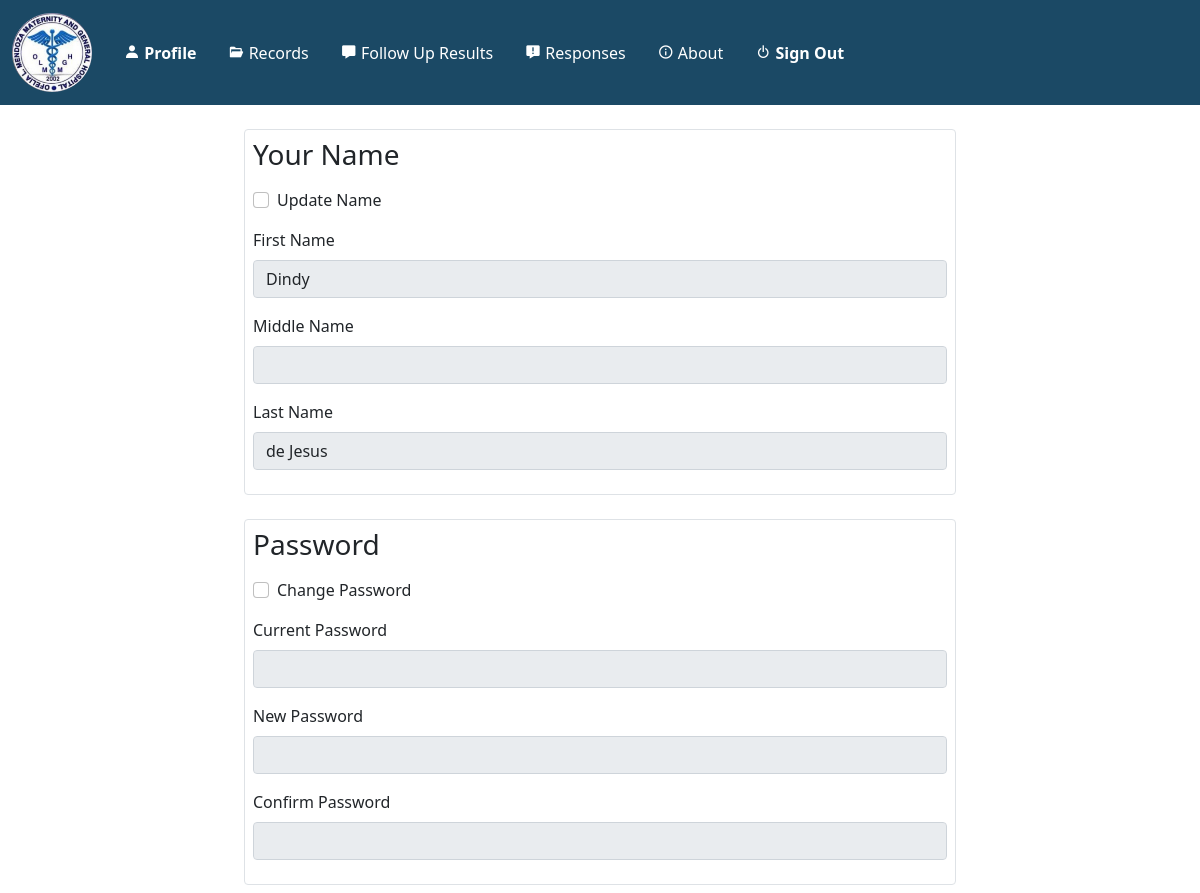
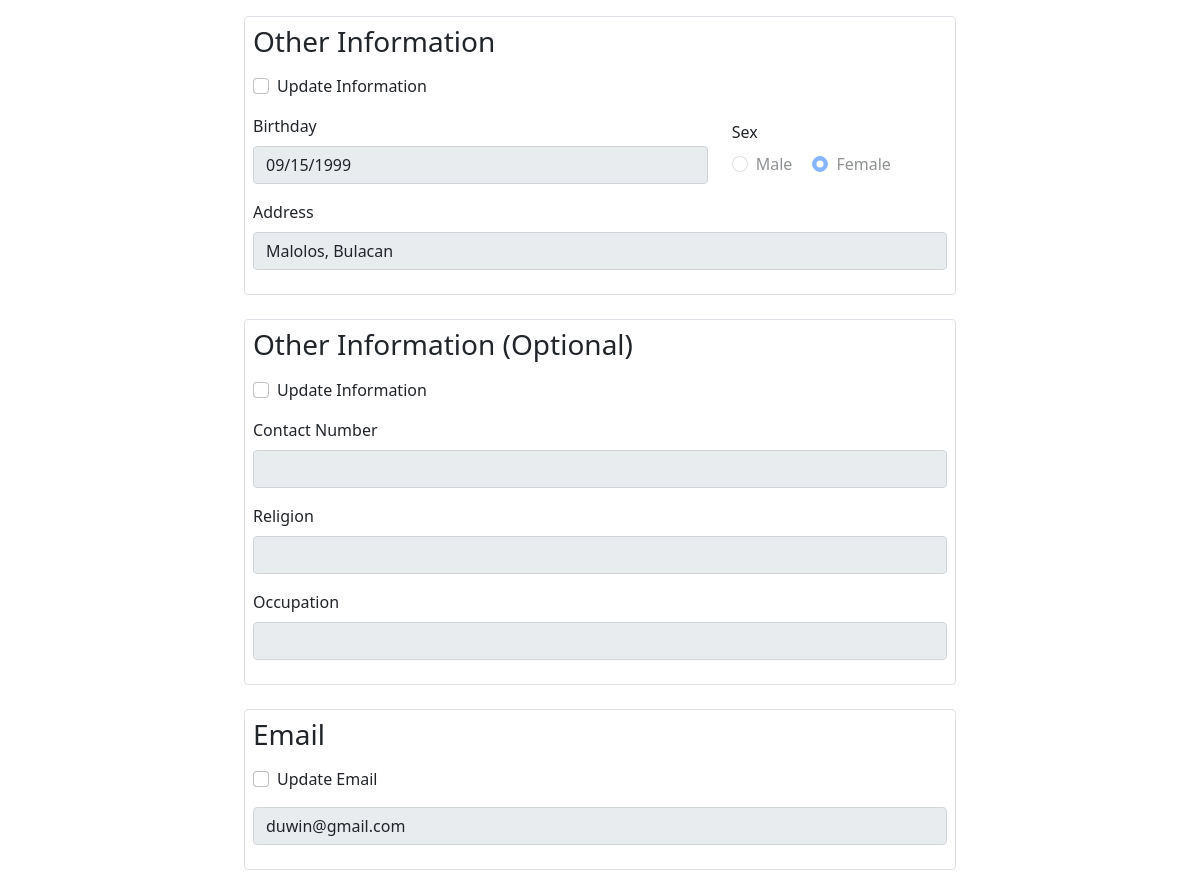
Screenshot of /patient_website/profile/patient_profile.php (signed in) with the database file from the repository (2 pictures, top to bottom).
### tables this page shows
CREATE TABLE `tbl_patients` (
  `patient_id` int(30) NOT NULL,
  `username` varchar(60) NOT NULL,
  `password` varchar(60) NOT NULL,
  `first_name` varchar(50) NOT NULL,
  `middle_name` varchar(50) DEFAULT NULL,
  `last_name` varchar(50) NOT NULL,
  `contact_no` varchar(20) NOT NULL,
  `email` varchar(60) DEFAULT NULL,
  `sex` varchar(10) NOT NULL,
  `religion` varchar(30) DEFAULT NULL,
  `address` varchar(150) NOT NULL,
  `birthdate` varchar(30) NOT NULL,
  `occupation` varchar(30) DEFAULT NULL,
  `status` varchar(255) NOT NULL,
  `record_status` varchar(255) NOT NULL,
  `date_added` date DEFAULT NULL,
  `time_added` time DEFAULT NULL,
  `pass_status` varchar(20) NOT NULL DEFAULT 'default'
);

### patient_website/profile/patient_profile.php (the view, shortened to what this page needs)
<!DOCTYPE html>
<html lang="en">
<head>
  <link href="https://cdn.jsdelivr.net/npm/bootstrap@5.0.2/dist/css/bootstrap.min.css" rel="stylesheet">
  <link rel="stylesheet" href="patient_profile.css">
  <link rel="stylesheet" href="../nav/patient_header.css">
   <link href='https://unpkg.com/boxicons@2.0.9/css/boxicons.min.css' rel='stylesheet'>
</head>
<body>
  <?php include_once '../nav/patient_header.php' ?>
  <?php
    include_once '../dbconn.php';
    if(isset($_SESSION['PATIENT_ID'])){
        $id = $_SESSION['PATIENT_ID'];
        $stmt = $connection->prepare("SELECT * FROM tbl_patients where patient_id = ?");
        $stmt->bind_param("i", $id);
        $stmt->execute();
        $result = $stmt->get_result();
        $row = $result->fetch_assoc();
        $sex_field = '';
        if($row['sex']=='Male')
        {
            $sex_field .= '<div class="row">
                                <div class="col">
                                    <div class="form-check form-check-inline">
                                        <input class="form-check-input edit_info edit_sex" type="radio" name="sex" disabled required id="male" value="Male" checked>
                                        <label class="form-check-label" for="male">Male</label>
                                    </div>
                                    <div class="form-check form-check-inline">
                                        <input class="form-check-input edit_info edit_sex" type="radio" name="sex" disabled required id="female" value="Female">
                                        <label class="form-check-label" for="female">Female</label>
                                    </div>
                                </div>
                            </div>';
        }else if($row['sex']=='Female')
        {
            $sex_field .= '<div class="row">
                                <div class="col">
                                    <div class="form-check form-check-inline">
                                        <input class="form-check-input edit_info edit_sex" type="radio" name="sex" disabled required id="male" value="Male">
                                        <label class="form-check-label" for="male">Male</label>
                                    </div>
                                    <div class="form-check form-check-inline">
                                        <input class="form-check-input edit_info edit_sex" type="radio" name="sex" disabled required id="female" value="Female" checked>
                                        <label class="form-check-label" for="female">Female</label>
                                    </div>
                                </div>
                            </div>';
        }
    }
    ?>
  <main class="container justify-content-center">
        <div class="row m-4 justify-content-center">
            <div class="col-12 col-sm-8 border rounded p-2" id="edit_name_div">
                <form method="POST" action="update_patient.php?id=<?php echo $id; ?>">
                <h3>Your Name</h3>
                    <div class="form-check my-3">
                        <input class="form-check-input" type="checkbox" value="" id="edit_name">
                        <label class="form-check-label" for="edit_name">
                            Update Name
                        </label>
                    </div>
                    <div class="row mb-3 justify-content-center">
                        <div class="col">
                            <label for="first_name" class="form-label">First Name</label>
                            <input type="text" class="form-control edit_name" id="first_name" name="first_name"  value="<?php echo $row['first_name']; ?>" required readonly autocomplete="off">
                        </div>
                    </div>
                    <div class="row mb-3  justify-content-center">
                        <div class="col">
                            <label for="middle_name" class="form-label">Middle Name</label>
                            <input type="text" class="form-control edit_name" id="middle_name" name="middle_name"  value="<?php echo $row['middle_name']; ?>" readonly autocomplete="off">
                        </div>
                    </div>
                    <div class="row mb-3  justify-content-center">
                        <div class="col">
                            <label for="last_name" class="form-label">Last Name</label>
                            <input type="text" class="form-control edit_name" id="last_name" name="last_name" value="<?php echo $row['last_name']; ?>"  required readonly autocomplete="off">
                        </div>
                    </div>
                </form>
            </div>
        </div>
         <div class="row m-4 justify-content-center">
            <div class="col-12 col-sm-8 border rounded p-2" id="edit_password_div">
                <form method="POST" id = "form_password">
                <h3>Password</h3>
                    <div class="form-check my-3">
                        <input class="form-check-input" type="checkbox" value="" id="edit_password">
                        <label class="form-check-label" for="edit_password">
                            Change Password
                        </label>
                    </div>
                    <div class="row mb-3  justify-content-center">
                        <div class="col">
                            <label for="password" class="form-label">Current Password</label>
                            <input type="password" class="form-control edit_password" id="password" name="password" required readonly autocomplete="off">
                        </div>
                    </div>
                    <div class="row mb-3  justify-content-center">
                        <div class="col">
                            <label for="new_password" class="form-label">New Password</label>
                            <input type="password" class="form-control edit_password" id="new_password" name="new_password" required readonly autocomplete="off">
                        </div>
                    </div>
                    <div class="row mb-3  justify-content-center">
                        <div class="col">
                            <label for="confirm_password" class="form-label">Confirm Password</label>
                            <input type="password" class="form-control edit_password" id="confirm_password" name="confirm_password" required readonly autocomplete="off">
                        </div>
                    </div>
                </form>
            </div>
        </div>
        <div class="row m-4 justify-content-center">
            <div class="col-12 col-sm-8 border rounded p-2" id="edit_info_div">
                <form method="POST" action="update_patient.php?id=<?php echo $id; ?>">
                <h3>Other Information</h3>
                    <div class="form-check my-3">
                    <input class="form-check-input" type="checkbox" value="" id="edit_info">
                    <label class="form-check-label" for="edit_info">
                        Update Information
                    </label>
                    </div>
                    <div class="row mb-3 justify-content-center align-items-center">
                        <div class="col-8">
                            <label for="birthday" class="form-label">Birthday</label>
                            <input type="date" class="form-control edit_info" id="birthday" name="birthday" value="<?php echo $row['birthdate']; ?>" required readonly>
                        </div>
                        <div class="col-4">
                            <div class="row">
                                <div class="col">
                                    <label class="form-label">Sex</label>
                                </div>
                            </div>
                            <?php echo $sex_field; ?>
                        </div>
                    </div>
                    <div class="row mb-3  justify-content-center">
                        <div class="col">
                            <label for="address" class="form-label">Address</label>
                            <input type="text" class="form-control edit_info" id="address" name="address" value="<?php echo $row['address']; ?>"  required readonly autocomplete="off">
                        </div>
                    </div>
                </form>
            </div>
        </div>
        <div class="row m-4 justify-content-center">
            <div class="col-12 col-sm-8 border rounded p-2" id="edit_optional_div">
                <form method="POST" action="update_patient.php?id=<?php echo $id; ?>">
                <h3>Other Information (Optional)</h3>
                    <div class="form-check my-3">
                    <input class="form-check-input" type="checkbox" value="" id="edit_optional">
                    <label class="form-check-label" for="edit_optional">
                        Update Information
                    </label>
                    </div>
                    <div class="row mb-3 justify-content-center">
                        <div class="col">
                            <label for="contact_no" class="form-label">Contact Number</label>
                            <input type="text" class="form-control edit_optional" id="contact_no" name="contact_no"  value="<?php echo $row['contact_no']; ?>" readonly autocomplete="off">
                        </div>
                    </div>
                    <div class="row mb-3 justify-content-center">
                        <div class="col">
                            <label for="religion" class="form-label">Religion</label>
                            <input type="text" class="form-control edit_optional" id="religion" name="religion"  value="<?php echo $row['religion']; ?>" readonly autocomplete="off">
                        </div>
                    </div>
                    <div class="row mb-3 justify-content-center">
                        <div class="col">
                            <label for="occupation" class="form-label">Occupation</label>
                            <input type="text" class="form-control edit_optional" id="occupation" name="occupation"  value="<?php echo $row['occupation']; ?>" readonly autocomplete="off">
                        </div>
                    </div>
                </form>
            </div>
        </div>
        <div class="row m-4 justify-content-center">
            <div class="col-12 col-sm-8 border rounded p-2" id="edit_email_div">
                <form method="POST" action="update_patient.php?id=<?php echo $id; ?>">
                <h3>Email</h3>
                    <div class="form-check my-3">
                        <input class="form-check-input" type="checkbox" value="" id="edit_email">
                        <label class="form-check-label" for="edit_email">
                            Update Email
                        </label>
                    </div>
                    <div class="row mb-3  justify-content-center">
                        <div class="col">
                            <input type="text" class="form-control edit_email" id="email" name="email" value="<?php echo $row['email']; ?>" required readonly autocomplete="off">
                        </div>
                    </div>
                </form>
            </div>
        </div>
</body>
</html>

### rows the page displays
tbl_patients: first_name "Dindy", last_name "de Jesus", birthday "09/15/1999", address "Malolos, Bulacan", email "duwin@gmail.com"
